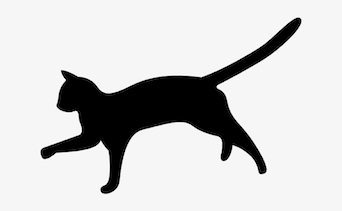
#> input picture images/bnw_cat2.jpeg, 342 x 211 px
$ jupyter execute create_dataset.ipynb
#> lines starting #> are read from the running program, lines starting #| are printed output that depends on the picture; after the words box and inside, x2 and y2 are one past the last pixel; in counts of white or black regions, pixels touching at a corner belong together
[cell 1]
import numpy as np
import cv2
import matplotlib.pyplot as plt
import pandas as pd

[cell 2]
# Create a dataset used to verify the validity o four KNN classifier

# Tools:
# 1. Randomizer
# 2. Mask

[cell 3]
img = cv2.imread('images/bnw_cat2.jpeg')
#> img is the input picture: shape (211, 342, 3); min 0, max 255, mean 205.8

print(f'image size: {img.shape}')
#| image size: (211, 342, 3)

hsv = cv2.cvtColor(img, cv2.COLOR_BGR2HSV)
#> hsv: shape (211, 342, 3); mean H, S, V 0, 0, 205.8
# define range of blue color in HSV
lower_black = np.array([0,0,0], dtype=np.uint8)
upper_black = np.array([100,100,100], dtype=np.uint8)

# Create a mask. Threshold the HSV image to get only white colors
mask = cv2.inRange(hsv, lower_black, upper_black)
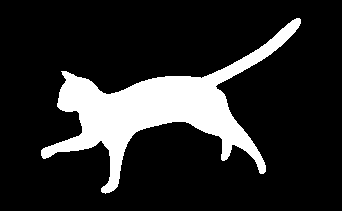
#> mask: shape (211, 342); 16.2% white; 1 white region, box (x1, y1, x2, y2) and area: (41, 18, 301, 194) 11719
print(f'Binary mask shape: {mask.shape}')
#| Binary mask shape: (211, 342)

# Bitwise-AND mask and original image
result = cv2.bitwise_and(img,img, mask= mask)
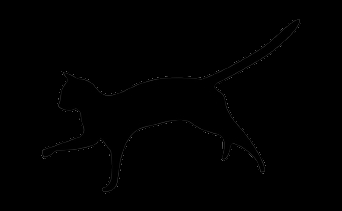
#> result: shape (211, 342, 3); min 0, max 100, mean 0.5

print(f'Colored mask shape: {result.shape}')
#| Colored mask shape: (211, 342, 3)

'''
# display the mask and masked image
cv2.imshow('Mask',mask)
cv2.waitKey(0)
#cv2.imshow('Masked Image',result)
#cv2.waitKey(0)
cv2.destroyAllWindows()
'''

[cell 4]
gauss_noise=np.zeros(img.shape,dtype=np.uint8)
cv2.randn(gauss_noise,128,20)
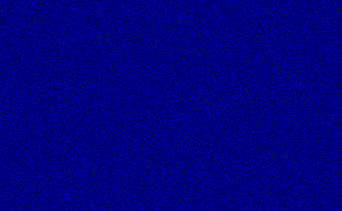
#> gauss_noise: shape (211, 342, 3); mean of channels 0, 1, 2 128, 0, 0; drawn as B, G, R
gauss_noise=(gauss_noise*0.5).astype(np.uint8)
img_2 = cv2.add(img, gauss_noise)
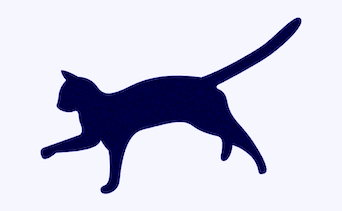
#> img_2: shape (211, 342, 3); mean B, G, R 224.2, 205.8, 205.8

cv2.imshow('',img_2)
cv2.waitKey(0)

gray = cv2.cvtColor(img_2, cv2.COLOR_BGR2GRAY)
edged = cv2.Canny(gray, 30, 200)
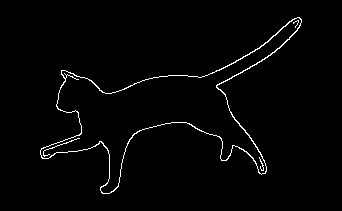
#> edged: shape (211, 342); 1.8% white in thin lines or dots, all inside (x1, y1, x2, y2) = (40, 17, 302, 194)

contours, hierarchy = cv2.findContours(edged.copy(), cv2.RETR_EXTERNAL, cv2.CHAIN_APPROX_NONE)
#> contours = 1 contour; box (x1, y1, x2, y2) and area: (40, 17, 302, 194) 12060

cv2.imshow('Canny Edges After Contouring', edged)
cv2.waitKey(0)
cv2.destroyAllWindows()

[cell 5]
# 1. Filter the images matrix, find the indexes that gives True
fil_edge = edged.astype(bool)
indices = np.transpose(fil_edge.nonzero()) # Get non zero indices
#> indices = 1272 pairs, first value 17 to 193, second value 40 to 301

print(indices.shape)
#| (1272, 2)

[cell 6]
trans_indices = indices.T[:,::3]
print(trans_indices.shape)
#| (2, 424)
# print(trans_indices)
plt.scatter(trans_indices[0], trans_indices[1], s= 5)
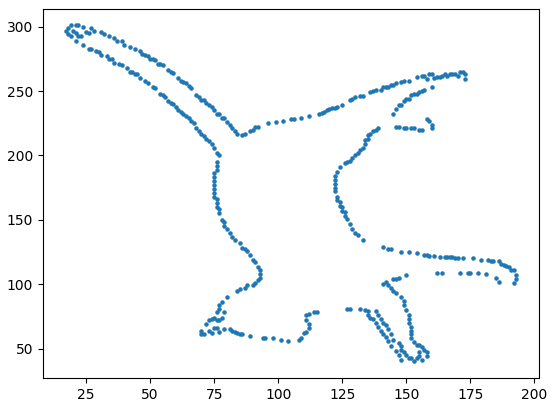
#> figure drawn by matplotlib, 1 panel

[cell 7]
data_points_bound_for_csv = trans_indices.T
#> data_points_bound_for_csv = 424 pairs, first value 17 to 193, second value 40 to 301

data_points_bound_for_csv2 = np.append(data_points_bound_for_csv, np.zeros((len(data_points_bound_for_csv), 1), dtype=int), axis = 1)
#> data_points_bound_for_csv2 = 424 rows, first 8: [17, 297, 0], [18, 294, 0], [18, 299, 0], [19, 293, 0], [19, 301, 0], [20, 297, 0], [21, 289, 0], [21, 295, 0]

df = pd.DataFrame(data_points_bound_for_csv)
#> df = table of 424 rows and 2 columns
df = pd.DataFrame(data_points_bound_for_csv2)
#> df = table of 424 rows and 3 columns
df

df.to_csv("cat_w_noise.csv", index=None, header = ['x', 'y', 'class'])

# Generating dataset 2

[cell 8]
def rand_circle(R, x_center, y_center, start_rad_coef, end_rad_coef, n):

    # starting radian coeff cannot be less than 0
    # ending radian coeff cannot be more than 2

    r = np.random.uniform(0, R, n)
    theta = np.pi * np.random.uniform(start_rad_coef, end_rad_coef, n)

    return x_center + r * np.cos(theta), y_center + r * np.sin(theta)

[cell 9]
dp_circle = rand_circle(2, 0, 0, 0, 1/6, 200)

plt.scatter(dp_circle[0], dp_circle[1])
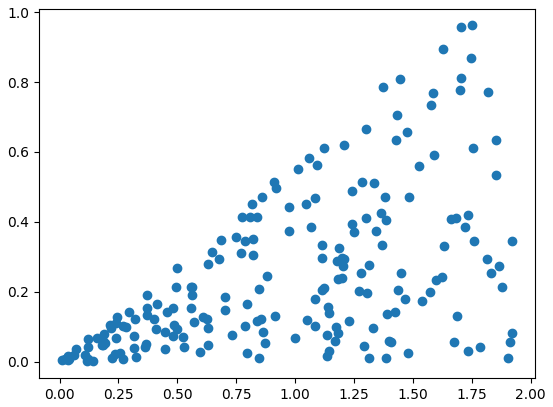
#> figure drawn by matplotlib, 1 panel

[cell 10]
dp_circle_a = np.array(rand_circle(2, 0, 0, 0.4167, 0.583, 200)).T
dp_circle_b = np.array(rand_circle(2, 0, 0, 7/6, 4/3, 200)).T
dp_circle_c = np.array(rand_circle(2, 0, 0, 5/3, 1.833, 200)).T

dp_circle_temp = np.append(dp_circle_a, dp_circle_b, axis = 0)
dp_circle_result = np.append(dp_circle_temp, dp_circle_c, axis = 0)


dp_circle_a_class = np.full((len(dp_circle_a), 1), 0, dtype = int)
dp_circle_b_class = np.full((len(dp_circle_b), 1), 1, dtype = int)
dp_circle_c_class = np.full((len(dp_circle_c), 1), 2, dtype = int)

dp_circle_class_temp = np.append(dp_circle_a_class, dp_circle_b_class, axis = 0)
dp_circle_class_result = np.append(dp_circle_class_temp, dp_circle_c_class, axis = 0)

dp_circle_final_result = np.append(dp_circle_result, dp_circle_class_result, axis = 1)

dp_circle_transpose_final_result = dp_circle_final_result.T

plt.scatter(dp_circle_transpose_final_result[0], dp_circle_transpose_final_result[1], c = dp_circle_transpose_final_result[2])

df2 = pd.DataFrame(dp_circle_final_result)
display(df2)

df2.to_csv("radioactive.csv", index=None, header = ['x', 'y', 'class'])
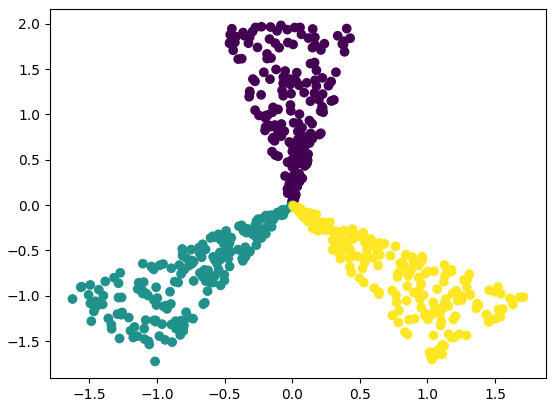
#> figure drawn by matplotlib, 1 panel

# Generate dataset 3

[cell 11]
def rand_circle(R, x_center, y_center, start_rad_coef, end_rad_coef, n):

    # starting radian coeff cannot be less than 0
    # ending radian coeff cannot be more than 2

    r = np.random.uniform(0, R, n)
    theta = np.pi * np.random.uniform(start_rad_coef, end_rad_coef, n)

    return x_center + r * np.cos(theta), y_center + r * np.sin(theta)

[cell 12]
dp_circle = rand_circle(2, 0, 0, 0, 1/6, 200)

plt.scatter(dp_circle[0], dp_circle[1])
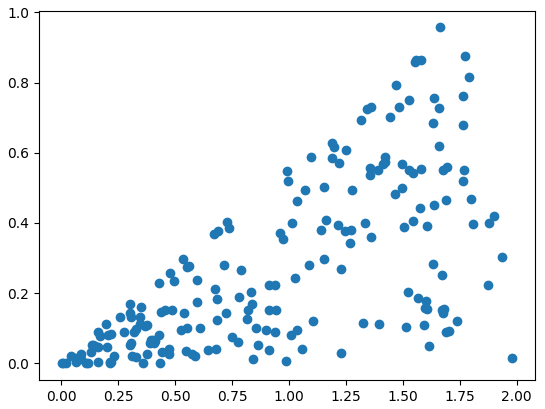
#> figure drawn by matplotlib, 1 panel

[cell 13]
dp_circle_a = np.array(rand_circle(2, 0, 0, 1/12, 120/180, 300)).T
dp_circle_b = np.array(rand_circle(2, 0, 0, 135/180, 240/180, 300)).T
dp_circle_c = np.array(rand_circle(2, 0, 0, 255/180, 2, 300)).T
# Each piece 105 degree, 15 stride

dp_circle_temp = np.append(dp_circle_a, dp_circle_b, axis = 0)
dp_circle_result = np.append(dp_circle_temp, dp_circle_c, axis = 0)


dp_circle_a_class = np.full((len(dp_circle_a), 1), 0, dtype = int)
dp_circle_b_class = np.full((len(dp_circle_b), 1), 1, dtype = int)
dp_circle_c_class = np.full((len(dp_circle_c), 1), 2, dtype = int)

dp_circle_class_temp = np.append(dp_circle_a_class, dp_circle_b_class, axis = 0)
dp_circle_class_result = np.append(dp_circle_class_temp, dp_circle_c_class, axis = 0)

dp_circle_final_result = np.append(dp_circle_result, dp_circle_class_result, axis = 1)

dp_circle_transpose_final_result = dp_circle_final_result.T

plt.scatter(dp_circle_transpose_final_result[0], dp_circle_transpose_final_result[1], c = dp_circle_transpose_final_result[2])

df2 = pd.DataFrame(dp_circle_final_result)
display(df2)

df2.to_csv("radioactive2.csv", index=None, header = ['x', 'y', 'class'])
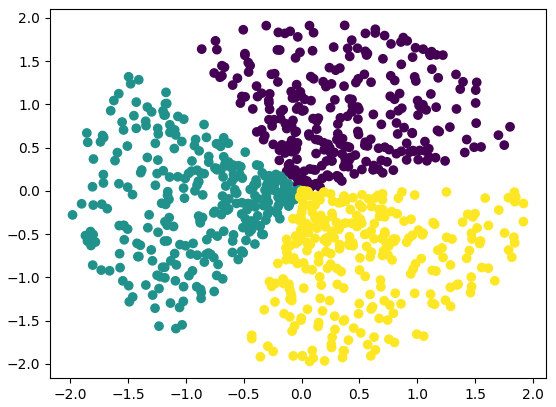
#> figure drawn by matplotlib, 1 panel

$ run again, with images/bnw_cat.jpg copied over images/bnw_cat2.jpeg
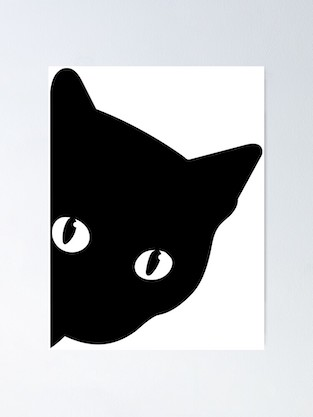
#> input picture images/bnw_cat.jpg, 313 x 417 px
#> img is the input picture: shape (417, 313, 3); mean B, G, R 181.1, 178.9, 177.3
#| image size: (417, 313, 3)
#> hsv: shape (417, 313, 3); mean H, S, V 59.9, 4.3, 181.2
#> `mask = cv2.inRange(hsv, lower_black, upper_black)`:
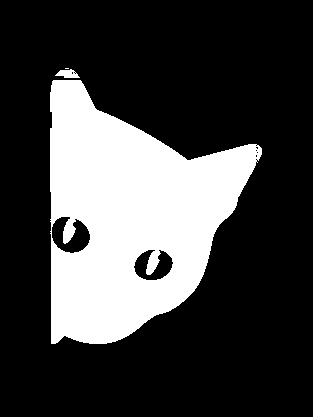
#> mask: shape (417, 313); 25.7% white; 3 white regions (1 under 20 px), largest, box (x1, y1, x2, y2) and area: (50, 80, 262, 344) 33338, (55, 69, 80, 78) 142
#| Binary mask shape: (417, 313)
#| Colored mask shape: (417, 313, 3)
#> edged: shape (417, 313); 1.5% white in thin lines or dots, all inside (x1, y1, x2, y2) = (50, 65, 265, 350)
#> contours = 2 contours, 1 with area under 20; largest, box (x1, y1, x2, y2) and area: (50, 68, 263, 348) 35380
#> indices = 1995 pairs, first value 65 to 349, second value 50 to 264
#| (1995, 2)
#| (2, 665)
#> `[cell 6] trans_indices = indices.T[:,::3] print(trans_indices.shape)`:
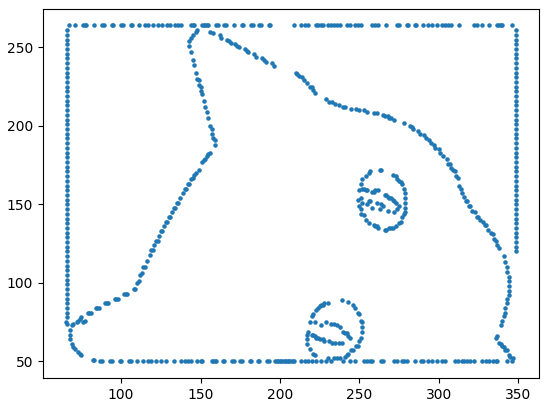
#> figure drawn by matplotlib, 1 panel
#> data_points_bound_for_csv = 665 pairs, first value 65 to 349, second value 50 to 264
#> data_points_bound_for_csv2 = 665 rows, first 8: [65, 75, 0], [66, 74, 0], [66, 78, 0], [66, 81, 0], [66, 84, 0], [66, 87, 0], [66, 90, 0], [66, 93, 0]
#> `df = pd.DataFrame(data_points_bound_for_csv)`: df = table of 665 rows and 2 columns
#> `df = pd.DataFrame(data_points_bound_for_csv2)`: df = table of 665 rows and 3 columns
